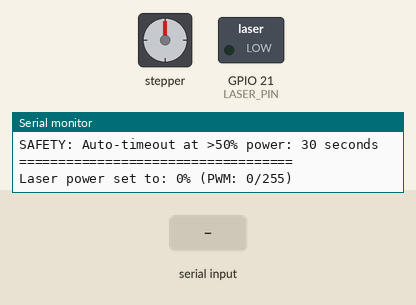
The program below on a simulated ESP32. Parts: stepper motor, switched loads named in the program (green lamp = pin HIGH), the last lines printed to the serial monitor. The inputs (shaded band) are chosen by the test bench. Stepper angles assume 2048 steps per turn.

Above: at 1.2 s.
1.3 s: "1,90\n" received over Serial
At 3.8 s:
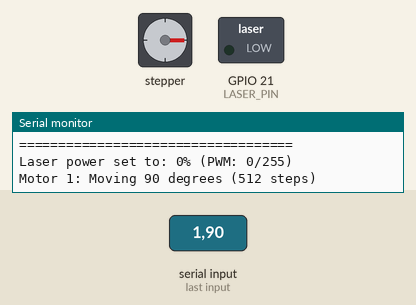
4.3 s: "90\n" received over Serial
At 5.2 s:
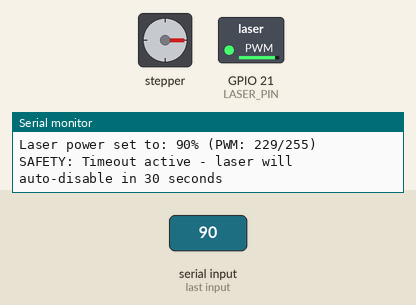
5.8 s: "1\n" received over Serial
At 6.2 s:
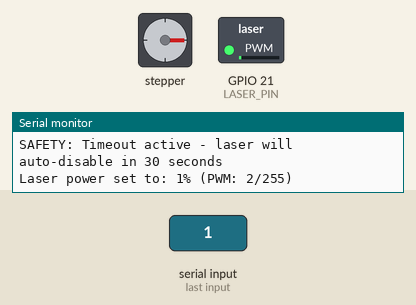
7.3 s: "1,90,45\n" received over Serial
At 10.1 s:
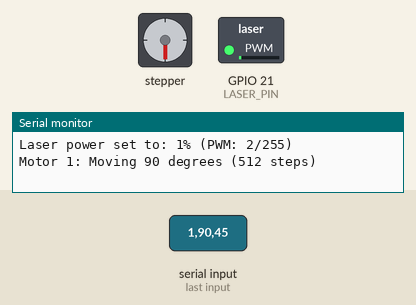
10.3 s: "200\n" received over Serial
At 11.0 s:
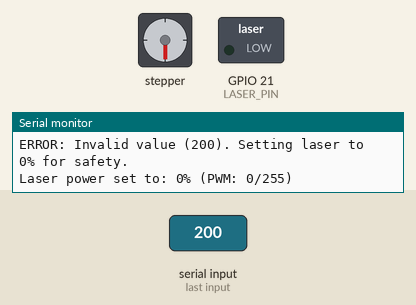
11.8 s: "90\n" received over Serial
At 12.1 s:
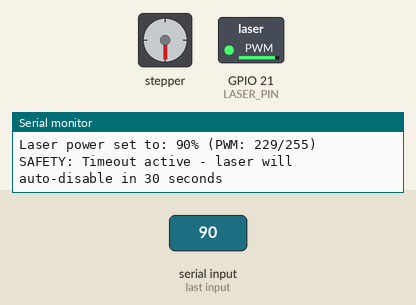
Timing chart, 0 to 43.3 s (numbered marks = the images above; inputs shaded):
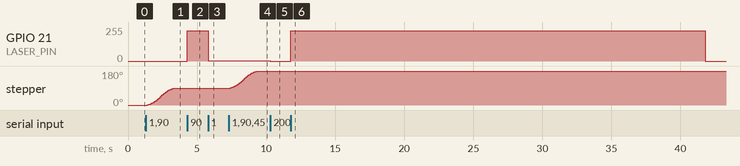

The program:

main.cpp
```cpp
#include <Arduino.h>
#include <AccelStepper.h>

// Laser control settings
#define LASER_PIN 21
#define PWM_FREQUENCY 16000  // 16kHz
#define PWM_CHANNEL 0
#define PWM_RESOLUTION 8     // 8-bit resolution (0-255)

// Safety timeout settings
#define TIMEOUT_MS 30000     // 30 seconds timeout for power >50%
#define HIGH_POWER_THRESHOLD 40  // Power level that triggers timeout

uint8_t laserPower = 0;  // Current laser power (0-100)
unsigned long lastActivityTime = 0;
bool timeoutActive = false;

void setLaserPower(uint8_t power) {
  // SAFETY: Invalid values default to OFF
  if (power > 100) {
    power = 0;
    Serial.println("WARNING: Invalid power value! Laser set to 0% for safety.");
  }

  laserPower = power;

  // Convert 0-100 to 0-255 PWM duty cycle
  uint8_t dutyCycle = map(power, 0, 100, 0, 255);

  // Set PWM duty cycle
  ledcWrite(PWM_CHANNEL, dutyCycle);

  Serial.print("Laser power set to: ");
  Serial.print(power);
  Serial.print("% (PWM: ");
  Serial.print(dutyCycle);
  Serial.println("/255)");

  // SAFETY: Reset timeout timer when power changes
  lastActivityTime = millis();
  timeoutActive = (power > HIGH_POWER_THRESHOLD);

  if (timeoutActive) {
    Serial.print("SAFETY: Timeout active - laser will auto-disable in ");
    Serial.print(TIMEOUT_MS / 1000);
    Serial.println(" seconds");
  }
}

void checkSafetyTimeout() {
  // Only check timeout if laser is at high power
  if (!timeoutActive) return;

  unsigned long currentTime = millis();

  // Check for timeout (accounting for millis() rollover)
  if (currentTime - lastActivityTime >= TIMEOUT_MS) {
    Serial.println("===================================");
    Serial.println("SAFETY TIMEOUT: Auto-disabling laser!");
    Serial.println("Laser was at high power (>40%) for too long");
    Serial.println("===================================");
    setLaserPower(0);
  }
}

// Stepper motor settings
#define STEPS_PER_REV 2048  // 28BYJ-48 with gear reduction (64 * 32)

// Motor 1 pins (D15, D2, D4, D16)
#define MOTOR1_PIN1 15
#define MOTOR1_PIN2 2
#define MOTOR1_PIN3 4
#define MOTOR1_PIN4 16

// Motor 2 pins (D17, D5, D18, D19)
#define MOTOR2_PIN1 17
#define MOTOR2_PIN2 5
#define MOTOR2_PIN3 18
#define MOTOR2_PIN4 19

// Create stepper objects (using HALF4WIRE for 28BYJ-48)
AccelStepper motor1(AccelStepper::HALF4WIRE, MOTOR1_PIN1, MOTOR1_PIN3, MOTOR1_PIN2, MOTOR1_PIN4);
AccelStepper motor2(AccelStepper::HALF4WIRE, MOTOR2_PIN1, MOTOR2_PIN3, MOTOR2_PIN2, MOTOR2_PIN4);

void moveMotorByDegrees(int motorNum, int degrees) {
  AccelStepper* motor = (motorNum == 1) ? &motor1 : &motor2;

  // Convert degrees to steps
  long steps = (long)((degrees / 360.0) * STEPS_PER_REV);

  Serial.print("Motor ");
  Serial.print(motorNum);
  Serial.print(": Moving ");
  Serial.print(degrees);
  Serial.print(" degrees (");
  Serial.print(steps);
  Serial.println(" steps)");

  motor->move(steps);
}

void setup() {
  // SAFETY: Configure PWM BEFORE attaching pin to ensure it starts at 0
  ledcSetup(PWM_CHANNEL, PWM_FREQUENCY, PWM_RESOLUTION);
  ledcWrite(PWM_CHANNEL, 0);  // Explicitly set to 0 before pin attachment
  ledcAttachPin(LASER_PIN, PWM_CHANNEL);  // Note: Laser now on different pin

  // Configure stepper motors
  motor1.setMaxSpeed(1000);
  motor1.setAcceleration(500);
  motor2.setMaxSpeed(1000);
  motor2.setAcceleration(500);

  // Initialize serial
  Serial.begin(115200);
  Serial.println("===================================");
  Serial.println("CLASS 4 LASER PWM Controller");
  Serial.println("with Dual Stepper Motor Control");
  Serial.println("===================================");
  Serial.println("SAFETY: Laser starts at 0% power");
  Serial.println("Laser: Send power value 0-100");
  Serial.println("Motors: Send 'motor,degrees' (e.g., '1,90' or '2,-45')");
  Serial.println("Invalid values default to 0% (OFF)");
  Serial.print("SAFETY: Auto-timeout at >50% power: ");
  Serial.print(TIMEOUT_MS / 1000);
  Serial.println(" seconds");
  Serial.println("===================================");

  // SAFETY: Explicitly confirm laser is off
  setLaserPower(0);
  lastActivityTime = millis();
}

void loop() {
  // SAFETY: Check for timeout condition
  checkSafetyTimeout();

  // Run motors (non-blocking)
  motor1.run();
  motor2.run();

  // Check for serial input
  if (Serial.available()) {
    String input = Serial.readStringUntil('\n');
    input.trim();

    // Check if input contains comma (motor command)
    int commaIndex = input.indexOf(',');
    if (commaIndex > 0) {
      // Motor command: motor_number,degrees
      int motorNum = input.substring(0, commaIndex).toInt();
      int degrees = input.substring(commaIndex + 1).toInt();

      if (motorNum == 1 || motorNum == 2) {
        moveMotorByDegrees(motorNum, degrees);
      } else {
        Serial.println("ERROR: Invalid motor number. Use 1 or 2.");
      }
    } else {
      // Laser power command
      int value = input.toInt();

      // SAFETY: Only accept valid range, otherwise set to 0
      if (value >= 0 && value <= 100) {
        setLaserPower(value);
      } else {
        Serial.print("ERROR: Invalid value (");
        Serial.print(value);
        Serial.println("). Setting laser to 0% for safety.");
        setLaserPower(0);
      }
    }
  }
}
```

Measured:
- after the input at 1.3 s, stepper: turns 90° clockwise in 2.1 s, starting after 0.10 s
- after the input at 4.3 s, GPIO 21 (LASER_PIN): 0/255 → 228/255 at once
- after the input at 5.8 s, GPIO 21 (LASER_PIN): 228/255 → 2/255 at once
- after the input at 7.3 s, stepper: turns 90° clockwise in 2.1 s, starting after 0.10 s
- after the input at 10.3 s, GPIO 21 (LASER_PIN): 2/255 → 0/255 at once
- after the input at 11.8 s, GPIO 21 (LASER_PIN): 0/255 → 228/255 at once, → 0/255 30.0 s later
